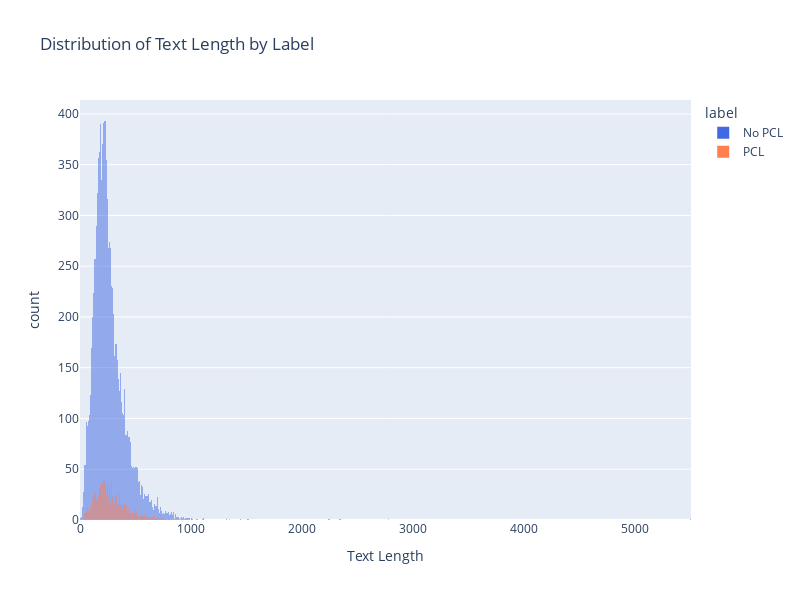

Notebook cell for this chart:
### Code cell
original_train_data['label'] = original_train_data['label'].replace({0: "No PCL", 1: "PCL"})

colors = {"No PCL": 'royalblue', "PCL": 'coral'}

fig_text_length = px.histogram(
    original_train_data, 
    x=original_train_data['text'].apply(len),
    color='label', 
    barmode='overlay',
    title='Distribution of Text Length by Label', 
    color_discrete_map=colors,
    labels={'x': 'Text Length', 'color': 'Label'}  # Updated labels mapping for x and color legend
)

fig_text_length.update_layout(width=800, height=600)
fig_text_length.show()

### Figure 1 — Plotly figure (JSON) as saved in the notebook; plotly's stock layout.template omitted (floating-point values rounded to 4 significant figures; data arrays with more than 128 entries replaced by an {"elided": "..."} marker saying what was removed)
{"data": [{"alignmentgroup": "True", "bingroup": "x", "hovertemplate": "label=No PCL<br>Text Length=%{x}<br>count=%{y}<extra></extra>", "legendgroup": "No PCL", "marker": {"color": "royalblue", "opacity": 0.5, "pattern": {"shape": ""}}, "name": "No PCL", "offsetgroup": "No PCL", "orientation": "v", "showlegend": true, "type": "histogram", "x": {"elided": "9476 int values"}, "xaxis": "x", "yaxis": "y"}, {"alignmentgroup": "True", "bingroup": "x", "hovertemplate": "label=PCL<br>Text Length=%{x}<br>count=%{y}<extra></extra>", "legendgroup": "PCL", "marker": {"color": "coral", "opacity": 0.5, "pattern": {"shape": ""}}, "name": "PCL", "offsetgroup": "PCL", "orientation": "v", "showlegend": true, "type": "histogram", "x": {"elided": "993 int values"}, "xaxis": "x", "yaxis": "y"}], "layout": {"barmode": "overlay", "height": 600, "legend": {"title": {"text": "label"}, "tracegroupgap": 0}, "title": {"text": "Distribution of Text Length by Label"}, "width": 800, "xaxis": {"anchor": "y", "domain": [0, 1], "title": {"text": "Text Length"}}, "yaxis": {"anchor": "x", "domain": [0, 1], "title": {"text": "count"}}}}
